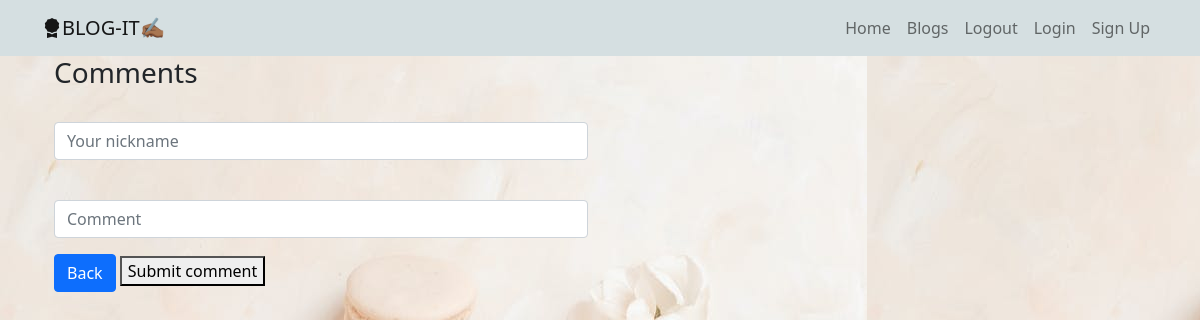
Page /comment/1 (signed in) on the earlier database version.
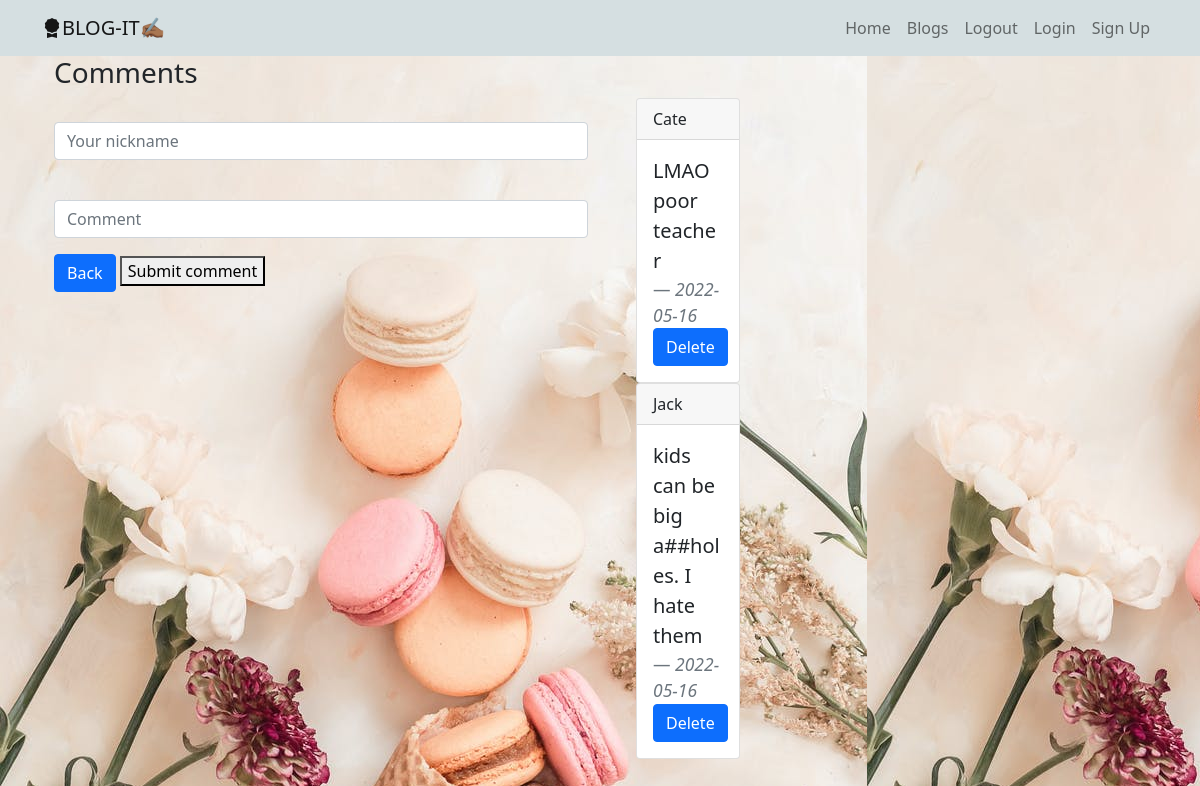
Same page on the later database version.
### app/models.py (models this page shows)
class Comment(db.Model):
    id = db.Column(db.Integer, primary_key=True)
    nickname = db.Column(db.String(500))
    content = db.Column(db.String(500))
    date = db.Column(db.DateTime(timezone=True), default=func.now())
    user_id = db.Column(db.Integer, db.ForeignKey('user.id'))
    blog_id = db.Column(db.Integer, db.ForeignKey('blog.id'))

### app/main/views.py (the view, shortened to what this page needs)
@main.route('/comment/<blog_id>', methods=['POST', 'GET'])
@login_required
def new_comment(blog_id):
    blog = Blog.query.get(blog_id)
    comments = Comment.query.filter_by(blog_id=blog_id).all()
    comment_count = len(comments)
    return render_template('comments.html', comments=comments, blog=blog, comment_count=comment_count)

### app/__init__.py (called while the page is built)
def create_app(config_name):
    app = Flask(__name__)
    app.config['SECRET_KEY'] = 'potestuff'
    app.config['SQLALCHEMY_DATABASE_URI'] = f'sqlite:///{DB_NAME}'
    db.init_app(app)
    from .auth import auth
    from .main import main
    app.register_blueprint(auth, url_prefix='/')
    app.register_blueprint(main, url_prefix='/')
    from .models import User, Blog, Comment
    create_database(app)
    login_manager = LoginManager()
    login_manager.login_view = 'auth.login'
    login_manager.init_app(app)
    @login_manager.user_loader
    def load_user(id):
        return User.query.get(int(id))
    app.config.from_object(config_options[config_name])
    return app

### app/templates/comments.html (shortened to what this page needs)
{% extends 'base.html'%}
{% from 'comment_display_macro.html' import display_comments%}
{% block content %}
   <div class="container">
        <h3>Comments</h3>
        <div class="row">
            <div class="col-md-6">
                 <form method="POST">
                      <div class="mb-3">
                        <input type="text" class="form-control" id="nickname" name="nickname" placeholder="Your nickname">
                      </div>
                     <div class="mb-3">
                        <input type="text" class="form-control" id="content" name="content" placeholder="Comment">
                      </div>
                     <div class="footer">
                         <a href="/blogs" class="btn btn-primary">Back</a>
                          <button type="submit" class="submit">Submit comment</button>
                     </div>
                 </form>
            </div>
             <div class="col-md-6">
                <div>{{ display_comments(comments) }}</div>
             </div>
        </div>
   </div>
{% endblock %}

### app/templates/base.html (shortened to what this page needs)
<!DOCTYPE html>
<html lang="en">
<head>
    {% block styles %}
    <link href="https://cdn.jsdelivr.net/npm/bootstrap@5.0.2/dist/css/bootstrap.min.css" rel="stylesheet">
    <link rel="stylesheet" href="https://cdn.jsdelivr.net/npm/bootstrap-icons@1.8.1/font/bootstrap-icons.css">
    <link rel="stylesheet" href="{{ url_for('static', filename='css/styles.css')}}">
    {% endblock %}
</head>
<body>
{% block navbar %}
{% include 'navbar.html' %}
{% endblock %}
<div class="container">
     {% block content %}
     {% endblock %}
</div>
</body>
</html>

### app/templates/comment_display_macro.html
{% extends 'base.html' %}
{% macro display_comments(comments) %}
<div class="container">
    <div class="row">
 <div class="col-md-3">
                {% if comments %}
                    {% for comment in comments %}
                <div class="card">
                    <div class="card-header">
                        {{comment.nickname}}
                     </div>
                    <div class="card-body">
                        <div>
                            <blockquote class="blockquote mb-0">
                                <p>{{comment.content}}</p>
                                 <footer class="blockquote-footer"><cite title="Source Title">{{comment.date.strftime('%Y-%m-%d')}}</cite></footer>
                            </blockquote>
                        </div>
                        <div>
                            <a href="/remove/{{comment.id}}" class="btn btn-primary">Delete</a>
                        </div>
                    </div>
                </div>
                 {% endfor %}
                     {% endif %}
            </div>
    </div>
</div>
{% endmacro %}

### app/templates/navbar.html (shortened to what this page needs)
<nav class="navbar navbar-expand-lg navbar-light bg-light">
  <div class="container">
    <a class="navbar-brand" href="#"><i class="bi bi-award-fill"></i>BLOG-IT✍🏾</a>
    <div class="collapse navbar-collapse" id="navbarNav">
      <ul class="navbar-nav ms-auto">
          <li class="nav-item">
          <a class="nav-link"  href="/">Home</a>
        </li>
           <li class="nav-item">
          <a class="nav-link"  href="/blogs">Blogs</a>
        </li>
          <li class="nav-item">
          <a class="nav-link" href="/logout">Logout</a>
        </li>
        <li class="nav-item">
          <a class="nav-link"  href="/login">Login</a>
        </li>
        <li class="nav-item">
          <a class="nav-link" href="/signup">Sign Up</a>
        </li>
      </ul>
    </div>
  </div>
</nav>

### app/static/css/styles.css (style rules this page uses)
body { background-image: url("../pexels-photo-7296698.jpeg"); }
.navbar { background: #d5dfe1 !important; }

Differences in the rows shown:
added Comment: nickname "Cate", content "LMAO poor teacher", date "2022-05-16"
added Comment: nickname "Jack", content "kids can be big a##holes. I hate them", date "2022-05-16"
